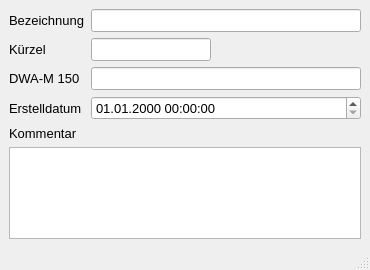
<?xml version="1.0" encoding="UTF-8"?>
<ui version="4.0">
 <class>MainWindow</class>
 <widget class="QMainWindow" name="MainWindow">
  <property name="geometry">
   <rect>
    <x>0</x>
    <y>0</y>
    <width>370</width>
    <height>270</height>
   </rect>
  </property>
  <property name="sizePolicy">
   <sizepolicy hsizetype="Expanding" vsizetype="Preferred">
    <horstretch>0</horstretch>
    <verstretch>0</verstretch>
   </sizepolicy>
  </property>
  <property name="minimumSize">
   <size>
    <width>0</width>
    <height>0</height>
   </size>
  </property>
  <property name="maximumSize">
   <size>
    <width>1000</width>
    <height>500</height>
   </size>
  </property>
  <property name="font">
   <font>
    <family>Tahoma</family>
    <pointsize>10</pointsize>
   </font>
  </property>
  <property name="windowTitle">
   <string>Knotenarten (M150)</string>
  </property>
  <property name="layoutDirection">
   <enum>Qt::LeftToRight</enum>
  </property>
  <widget class="QWidget" name="centralwidget">
   <property name="sizePolicy">
    <sizepolicy hsizetype="Expanding" vsizetype="Preferred">
     <horstretch>0</horstretch>
     <verstretch>0</verstretch>
    </sizepolicy>
   </property>
   <layout class="QHBoxLayout" name="horizontalLayout">
    <property name="spacing">
     <number>0</number>
    </property>
    <property name="leftMargin">
     <number>0</number>
    </property>
    <property name="topMargin">
     <number>0</number>
    </property>
    <property name="rightMargin">
     <number>0</number>
    </property>
    <property name="bottomMargin">
     <number>0</number>
    </property>
    <item>
     <widget class="QScrollArea" name="scrollArea">
      <property name="frameShape">
       <enum>QFrame::NoFrame</enum>
      </property>
      <property name="frameShadow">
       <enum>QFrame::Plain</enum>
      </property>
      <property name="lineWidth">
       <number>0</number>
      </property>
      <property name="widgetResizable">
       <bool>true</bool>
      </property>
      <widget class="QWidget" name="scrollAreaWidgetContents">
       <property name="geometry">
        <rect>
         <x>0</x>
         <y>0</y>
         <width>370</width>
         <height>249</height>
        </rect>
       </property>
       <layout class="QFormLayout" name="formLayout">
        <item row="0" column="0">
         <widget class="QLabel" name="label_2">
          <property name="font">
           <font>
            <family>Tahoma</family>
            <pointsize>10</pointsize>
           </font>
          </property>
          <property name="text">
           <string>Bezeichnung</string>
          </property>
          <property name="alignment">
           <set>Qt::AlignLeading|Qt::AlignLeft|Qt::AlignVCenter</set>
          </property>
         </widget>
        </item>
        <item row="0" column="1">
         <widget class="QLineEdit" name="bezqkan">
          <property name="toolTip">
           <string>&lt;html&gt;&lt;head/&gt;&lt;body&gt;&lt;p&gt;Eindeutige Bezeichnung&lt;/p&gt;&lt;/body&gt;&lt;/html&gt;</string>
          </property>
          <property name="statusTip">
           <string>Eindeutige Bezeichnung</string>
          </property>
          <property name="text">
           <string/>
          </property>
         </widget>
        </item>
        <item row="1" column="0">
         <widget class="QLabel" name="label_8">
          <property name="font">
           <font>
            <family>Tahoma</family>
            <pointsize>10</pointsize>
           </font>
          </property>
          <property name="text">
           <string>&lt;html&gt;&lt;head/&gt;&lt;body&gt;&lt;p&gt;Kürzel&lt;/p&gt;&lt;/body&gt;&lt;/html&gt;</string>
          </property>
          <property name="alignment">
           <set>Qt::AlignLeading|Qt::AlignLeft|Qt::AlignVCenter</set>
          </property>
         </widget>
        </item>
        <item row="1" column="1">
         <widget class="QLineEdit" name="kuerzel">
          <property name="enabled">
           <bool>true</bool>
          </property>
          <property name="sizePolicy">
           <sizepolicy hsizetype="Preferred" vsizetype="Fixed">
            <horstretch>0</horstretch>
            <verstretch>0</verstretch>
           </sizepolicy>
          </property>
          <property name="minimumSize">
           <size>
            <width>120</width>
            <height>0</height>
           </size>
          </property>
          <property name="maximumSize">
           <size>
            <width>100</width>
            <height>16777215</height>
           </size>
          </property>
          <property name="font">
           <font>
            <family>Tahoma</family>
            <pointsize>10</pointsize>
           </font>
          </property>
          <property name="toolTip">
           <string>&lt;html&gt;&lt;head/&gt;&lt;body&gt;&lt;p&gt;Nr. des Entwässerungssystems entspr. Kanal++&lt;/p&gt;&lt;/body&gt;&lt;/html&gt;</string>
          </property>
          <property name="statusTip">
           <string>Nr. des Entwässerungssystems entspr. Kanal++</string>
          </property>
          <property name="layoutDirection">
           <enum>Qt::RightToLeft</enum>
          </property>
          <property name="autoFillBackground">
           <bool>false</bool>
          </property>
          <property name="text">
           <string/>
          </property>
          <property name="frame">
           <bool>true</bool>
          </property>
         </widget>
        </item>
        <item row="2" column="0">
         <widget class="QLabel" name="label_9">
          <property name="font">
           <font>
            <family>Tahoma</family>
            <pointsize>10</pointsize>
           </font>
          </property>
          <property name="text">
           <string>&lt;html&gt;&lt;head/&gt;&lt;body&gt;&lt;p&gt;DWA-M 150&lt;/p&gt;&lt;/body&gt;&lt;/html&gt;</string>
          </property>
          <property name="alignment">
           <set>Qt::AlignLeading|Qt::AlignLeft|Qt::AlignVCenter</set>
          </property>
         </widget>
        </item>
        <item row="2" column="1">
         <widget class="QLineEdit" name="bezext">
          <property name="enabled">
           <bool>true</bool>
          </property>
          <property name="font">
           <font>
            <family>Tahoma</family>
            <pointsize>10</pointsize>
           </font>
          </property>
          <property name="toolTip">
           <string>&lt;html&gt;&lt;head/&gt;&lt;body&gt;&lt;p&gt;Nr. des Entwässerungssystems entspr. Kanal++&lt;/p&gt;&lt;/body&gt;&lt;/html&gt;</string>
          </property>
          <property name="statusTip">
           <string>Nr. des Entwässerungssystems entspr. Kanal++</string>
          </property>
          <property name="layoutDirection">
           <enum>Qt::RightToLeft</enum>
          </property>
          <property name="autoFillBackground">
           <bool>false</bool>
          </property>
          <property name="text">
           <string/>
          </property>
          <property name="frame">
           <bool>true</bool>
          </property>
         </widget>
        </item>
        <item row="3" column="0">
         <widget class="QLabel" name="label_71">
          <property name="font">
           <font>
            <family>Tahoma</family>
            <pointsize>10</pointsize>
           </font>
          </property>
          <property name="text">
           <string>Erstelldatum</string>
          </property>
         </widget>
        </item>
        <item row="3" column="1">
         <widget class="QgsDateTimeEdit" name="createdat">
          <property name="font">
           <font>
            <family>Tahoma</family>
            <pointsize>10</pointsize>
           </font>
          </property>
          <property name="currentSection">
           <enum>QDateTimeEdit::DaySection</enum>
          </property>
          <property name="displayFormat">
           <string>dd.MM.yyyy HH:mm:ss</string>
          </property>
         </widget>
        </item>
        <item row="4" column="0">
         <widget class="QLabel" name="label_4">
          <property name="text">
           <string>Kommentar</string>
          </property>
          <property name="alignment">
           <set>Qt::AlignLeading|Qt::AlignLeft|Qt::AlignVCenter</set>
          </property>
         </widget>
        </item>
        <item row="5" column="0" colspan="2">
         <widget class="QTextEdit" name="bemerkung">
          <property name="toolTip">
           <string>&lt;html&gt;&lt;head/&gt;&lt;body&gt;&lt;p&gt;Platz für eigene Kommentare.&lt;/p&gt;&lt;/body&gt;&lt;/html&gt;</string>
          </property>
          <property name="statusTip">
           <string>Platz für eigene Kommentare.</string>
          </property>
         </widget>
        </item>
       </layout>
      </widget>
     </widget>
    </item>
   </layout>
  </widget>
  <widget class="QStatusBar" name="statusbar"/>
 </widget>
 <customwidgets>
  <customwidget>
   <class>QgsDateTimeEdit</class>
   <extends>QDateTimeEdit</extends>
   <header>qgsdatetimeedit.h</header>
  </customwidget>
 </customwidgets>
 <tabstops>
  <tabstop>bezqkan</tabstop>
  <tabstop>bemerkung</tabstop>
 </tabstops>
 <resources/>
 <connections/>
</ui>
